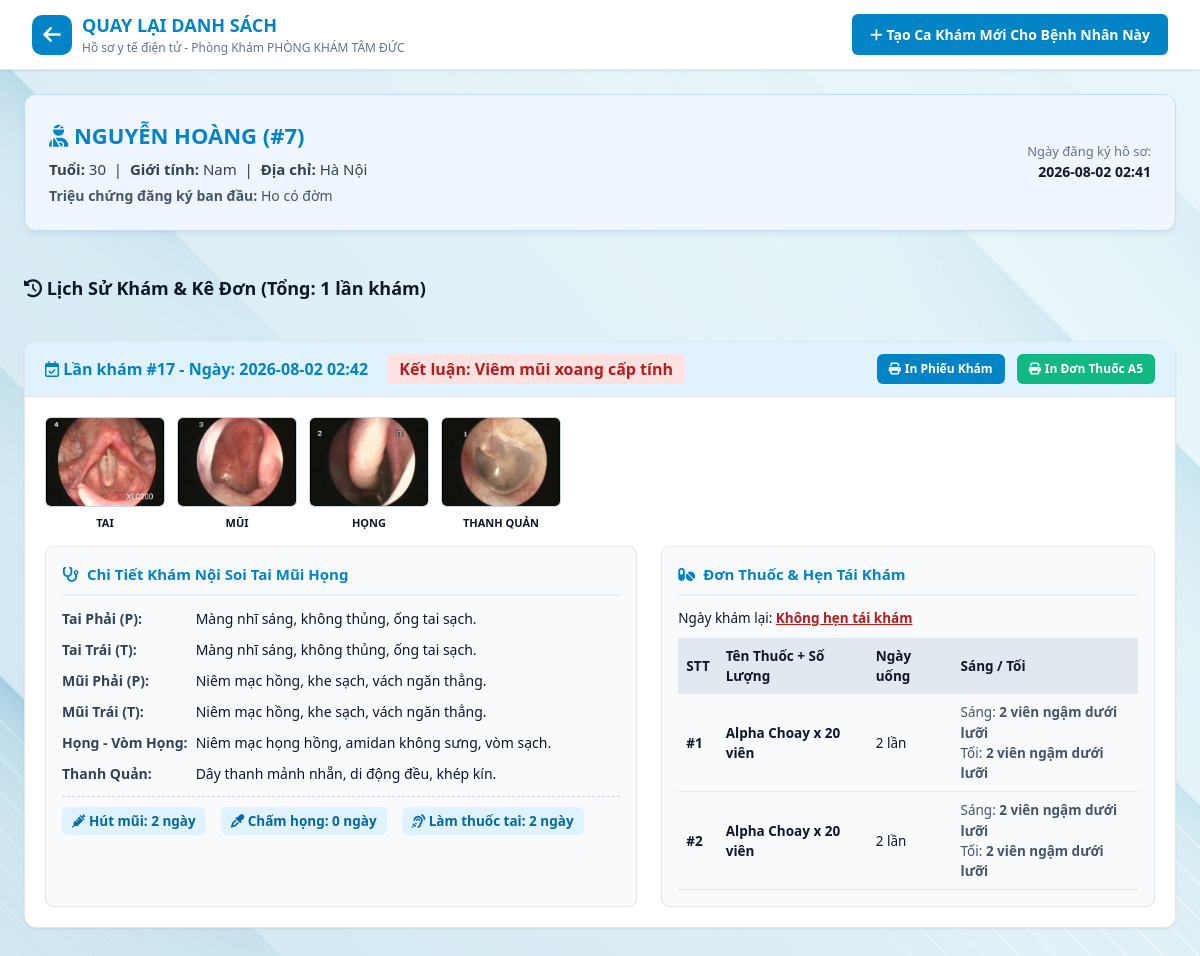
The app's page /patient/7 with its own data.
### tables this page shows
CREATE TABLE settings (
    key TEXT PRIMARY KEY,
    value TEXT
);

CREATE TABLE patients (
    id INTEGER PRIMARY KEY AUTOINCREMENT,
    full_name TEXT NOT NULL,
    age INTEGER,
    gender TEXT,
    address TEXT,
    symptom TEXT,
    created_at TIMESTAMP DEFAULT CURRENT_TIMESTAMP
);

CREATE TABLE examinations (
    id INTEGER PRIMARY KEY AUTOINCREMENT,
    patient_id INTEGER,
    tai_p TEXT,
    tai_t TEXT,
    mui_p TEXT,
    mui_t TEXT,
    vong_hong TEXT,
    thanh_quan TEXT,
    conclusion TEXT,
    image_1 TEXT,
    image_2 TEXT,
    image_3 TEXT,
    image_4 TEXT,
    hut_mui_days TEXT,
    cham_hong_days TEXT,
    lam_thuoc_tai_days TEXT,
    created_at TIMESTAMP DEFAULT CURRENT_TIMESTAMP,
    FOREIGN KEY (patient_id) REFERENCES patients(id)
);

CREATE TABLE prescriptions (
    id INTEGER PRIMARY KEY AUTOINCREMENT,
    examination_id INTEGER,
    re_exam_date TEXT,
    created_at TIMESTAMP DEFAULT CURRENT_TIMESTAMP,
    FOREIGN KEY (examination_id) REFERENCES examinations(id)
);

CREATE TABLE prescription_items (
    id INTEGER PRIMARY KEY AUTOINCREMENT,
    prescription_id INTEGER,
    medicine_name TEXT,
    times_per_day TEXT,
    morning_dose TEXT,
    evening_dose TEXT,
    FOREIGN KEY (prescription_id) REFERENCES prescriptions(id)
);

### app.py (the view)
@app.route('/patient/<int:patient_id>')
def patient_detail(patient_id):
    db = get_db()
    patient = db.execute('SELECT * FROM patients WHERE id = ?', (patient_id,)).fetchone()
    examinations = db.execute('''
        SELECT * FROM examinations
        WHERE patient_id = ?
        ORDER BY id DESC
    ''', (patient_id,)).fetchall()
    history = []
    for exam in examinations:
        prescription = db.execute('SELECT * FROM prescriptions WHERE examination_id = ?', (exam['id'],)).fetchone()
        items = []
        if prescription:
            items = db.execute('SELECT * FROM prescription_items WHERE prescription_id = ?', (prescription['id'],)).fetchall()
        history.append({
            'exam': exam,
            'prescription': prescription,
            'medicines': items
        })
    return render_template('patient_detail.html', patient=patient, history=history, settings=get_settings())

### app.py (called while the page is built)
def get_db():
    db = getattr(g, '_database', None)
    if db is None:
        db = g._database = sqlite3.connect(app.config['DATABASE'])
        db.row_factory = sqlite3.Row
    return db

@app.teardown_appcontext
def close_connection(exception):
    db = getattr(g, '_database', None)
    if db is not None:
        db.close()

def get_settings():
    db = get_db()
    db.execute('''
        CREATE TABLE IF NOT EXISTS settings (
            key TEXT PRIMARY KEY,
            value TEXT
        )
    ''')
    rows = db.execute('SELECT key, value FROM settings').fetchall()
    return {r['key']: r['value'] for r in rows}

### templates/patient_detail.html (shortened to what this page needs)
<!DOCTYPE html>
<html lang="vi">
<head>
    <link rel="stylesheet" href="https://cdnjs.cloudflare.com/ajax/libs/font-awesome/6.4.0/css/all.min.css">
    <link rel="stylesheet" href="{{ url_for('static', filename='css/style.css') }}">
</head>
<body>
    <header class="app-header">
        <div class="logo-area">
            <a href="/" style="text-decoration: none; color: inherit; display: flex; align-items: center; gap: 10px;">
                <div class="logo-icon"><i class="fa-solid fa-arrow-left"></i></div>
                <div class="logo-text">
                    <h1>QUAY LẠI DANH SÁCH</h1>
                    <p>Hồ sơ y tế điện tử - Phòng Khám {{ settings.clinic_name }}</p>
                </div>
            </a>
        </div>
        <a href="/noisoi/{{ patient.id }}" class="btn-action" style="padding: 10px 18px; font-size: 14px;">
            <i class="fa-solid fa-plus"></i> Tạo Ca Khám Mới Cho Bệnh Nhân Này
        </a>
    </header>
    <main class="main-container" style="grid-template-columns: 1fr; max-width: 1250px;">
        <section class="card" style="background: #eff6ff; border-color: #bfdbfe;">
            <div style="display: flex; justify-content: space-between; align-items: center;">
                <div>
                    <h2 style="color: var(--primary-color); font-size: 22px; margin-bottom: 6px;">
                        <i class="fa-solid fa-user-injured"></i> {{ patient.full_name }} (#{{ patient.id }})
                    </h2>
                    <p style="color: #334155; font-size: 15px;">
                        <b>Tuổi:</b> {{ patient.age }} &nbsp;|&nbsp;
                        <b>Giới tính:</b> {{ patient.gender }} &nbsp;|&nbsp;
                        <b>Địa chỉ:</b> {{ patient.address or 'Chưa cập nhật' }}
                    </p>
                    <p style="margin-top: 4px; color: #475569; font-size: 14px;">
                        <b>Triệu chứng đăng ký ban đầu:</b> {{ patient.symptom }}
                    </p>
                </div>
                <div style="text-align: right; color: #64748b; font-size: 13px;">
                    Ngày đăng ký hồ sơ:<br><b style="font-size: 14px; color: #0f172a;">{{ patient.created_at[:16] }}</b>
                </div>
            </div>
        </section>
        <h3 style="margin: 20px 0 15px 0; color: var(--text-main); font-size: 18px;">
            <i class="fa-solid fa-clock-rotate-left"></i> Lịch Sử Khám & Kê Đơn (Tổng: {{ history|length }} lần khám)
        </h3>
        {% if history %}
            {% for h in history %}
            <div class="history-card">
                <div class="history-header">
                    <div>
                        <b style="color: var(--primary-color); font-size: 16px;">
                            <i class="fa-regular fa-calendar-check"></i> Lần khám #{{ h.exam.id }} - Ngày: {{ h.exam.created_at[:16] }}
                        </b>
                        <span style="margin-left: 15px; color: #b91c1c; font-weight: bold; font-size: 16px; background: #fee2e2; padding: 4px 12px; border-radius: 6px;">
                            Kết luận: {{ h.exam.conclusion }}
                        </span>
                    </div>
                    <div>
                        <a href="/print/noisoi/{{ h.exam.id }}" class="btn-action" style="background: #0284c7;">
                            <i class="fa-solid fa-print"></i> In Phiếu Khám
                        </a>
                        {% if h.prescription %}
                        <a href="/print/donthuoc/{{ h.prescription.id }}" class="btn-action" style="background: #10b981; margin-left: 8px;">
                            <i class="fa-solid fa-print"></i> In Đơn Thuốc A5
                        </a>
                        {% else %}
                        <a href="/donthuoc/{{ h.exam.id }}" class="btn-action" style="background: #f59e0b; margin-left: 8px;">
                            <i class="fa-solid fa-plus"></i> Kê Đơn Thuốc
                        </a>
                        {% endif %}
                    </div>
                </div>
                <div class="history-body">
                    <div style="display: flex; gap: 12px; margin-bottom: 15px;">
                        {% if h.exam.image_1 %}
                        <div style="text-align: center;">
                            <img src="/static/uploads/{{ h.exam.image_1 }}" style="height: 90px; width: 120px; object-fit: cover; border-radius: 6px; border: 1px solid #cbd5e1;">
                            <div style="font-size: 11px; font-weight: bold; margin-top: 2px;">TAI</div>
                        </div>
                        {% endif %}
                        {% if h.exam.image_2 %}
                        <div style="text-align: center;">
                            <img src="/static/uploads/{{ h.exam.image_2 }}" style="height: 90px; width: 120px; object-fit: cover; border-radius: 6px; border: 1px solid #cbd5e1;">
                            <div style="font-size: 11px; font-weight: bold; margin-top: 2px;">MŨI</div>
                        </div>
                        {% endif %}
                        {% if h.exam.image_3 %}
                        <div style="text-align: center;">
                            <img src="/static/uploads/{{ h.exam.image_3 }}" style="height: 90px; width: 120px; object-fit: cover; border-radius: 6px; border: 1px solid #cbd5e1;">
                            <div style="font-size: 11px; font-weight: bold; margin-top: 2px;">HỌNG</div>
                        </div>
                        {% endif %}
                        {% if h.exam.image_4 %}
                        <div style="text-align: center;">
                            <img src="/static/uploads/{{ h.exam.image_4 }}" style="height: 90px; width: 120px; object-fit: cover; border-radius: 6px; border: 1px solid #cbd5e1;">
                            <div style="font-size: 11px; font-weight: bold; margin-top: 2px;">THANH QUẢN</div>
                        </div>
                        {% endif %}
                    </div>
                    <div class="exam-details-grid">
                        <div class="detail-box">
                            <div class="detail-title">
                                <i class="fa-solid fa-stethoscope"></i> Chi Tiết Khám Nội Soi Tai Mũi Họng
                            </div>
                            <div class="organ-row">
                                <b>Tai Phải (P):</b> {{ h.exam.tai_p or 'Bình thường' }}
                            </div>
                            <div class="organ-row">
                                <b>Tai Trái (T):</b> {{ h.exam.tai_t or 'Bình thường' }}
                            </div>
                            <div class="organ-row">
                                <b>Mũi Phải (P):</b> {{ h.exam.mui_p or 'Bình thường' }}
                            </div>
                            <div class="organ-row">
                                <b>Mũi Trái (T):</b> {{ h.exam.mui_t or 'Bình thường' }}
                            </div>
                            <div class="organ-row">
                                <b>Họng - Vòm Họng:</b> {{ h.exam.vong_hong or 'Bình thường' }}
                            </div>
                            <div class="organ-row">
                                <b>Thanh Quản:</b> {{ h.exam.thanh_quan or 'Bình thường' }}
                            </div>
                            <div class="procedure-tags">
                                <span><i class="fa-solid fa-syringe"></i> Hút mũi: <b>{{ h.exam.hut_mui_days or '0' }}</b> ngày</span>
                                <span><i class="fa-solid fa-eye-dropper"></i> Chấm họng: <b>{{ h.exam.cham_hong_days or '0' }}</b> ngày</span>
                                <span><i class="fa-solid fa-ear-listen"></i> Làm thuốc tai: <b>{{ h.exam.lam_thuoc_tai_days or '0' }}</b> ngày</span>
                            </div>
                        </div>
                        <div class="detail-box">
                            <div class="detail-title">
                                <i class="fa-solid fa-pills"></i> Đơn Thuốc & Hẹn Tái Khám
                            </div>
                            {% if h.medicines and h.medicines|length > 0 %}
                                <div style="margin-bottom: 10px; font-size: 13.5px;">
                                    Ngày khám lại: <b style="color: #b91c1c; text-decoration: underline;">{{ h.prescription.re_exam_date or 'Không hẹn tái khám' }}</b>
                                </div>
                                <table class="med-table">
                                    <thead>
                                        <tr>
                                            <th>STT</th>
                                            <th>Tên Thuốc + Số Lượng</th>
                                            <th>Ngày uống</th>
                                            <th>Sáng / Tối</th>
                                        </tr>
                                    </thead>
                                    <tbody>
                                        {% for item in h.medicines %}
                                        <tr>
                                            <td><b>#{{ loop.index }}</b></td>
                                            <td style="font-weight: bold; color: #0f172a;">{{ item.medicine_name }}</td>
                                            <td>{{ item.times_per_day }} lần</td>
                                            <td style="color: #475569;">Sáng: <b>{{ item.morning_dose }}</b><br>Tối: <b>{{ item.evening_dose }}</b></td>
                                        </tr>
                                        {% endfor %}
                                    </tbody>
                                </table>
                            {% endif %}
                        </div>
                    </div>
                </div>
            </div>
            {% endfor %}
        {% else %}
            <div class="card" style="text-align: center; color: #64748b; padding: 40px;">
                Bệnh nhân này chưa có lịch sử nội soi hay đơn thuốc nào.
            </div>
        {% endif %}
    </main>
</body>
</html>

### static/css/style.css (style rules this page uses)
:root { --primary-color: #0284c7; --primary-hover: #0369a1; --primary-light: #e0f2fe; --bg-main: #f8fafc; --card-bg: #ffffff; --text-main: #0f172a; --text-muted: #64748b; --border-color: #e2e8f0; --shadow-sm: 0 1px 3px rgba(0,0,0,0.05), 0 1px 2px rgba(0,0,0,0.03); --shadow-md: 0 4px 6px -1px rgba(0,0,0,0.05), 0 2px 4px -1px rgba(0,0,0,0.03); --shadow-lg: 0 10px 15px -3px rgba(0,0,0,0.05), 0 4px 6px -2px rgba(0,0,0,0.02); --radius: 12px; }
* { box-sizing: border-box; margin: 0; padding: 0; font-family: 'Segoe UI', Roboto, Helvetica, Arial, sans-serif; }
body { background: url('../images/bg-medical.jpg') no-repeat center center fixed; background-size: cover; color: var(--text-main); line-height: 1.5; min-height: 100vh; }
.app-header { background: var(--card-bg); border-bottom: 1px solid var(--border-color); padding: 12px 32px; display: flex; justify-content: space-between; align-items: center; box-shadow: var(--shadow-sm); position: sticky; top: 0; z-index: 100; }
.main-container { max-width: 1450px !important; margin: 20px auto; padding: 0 20px; }
.logo-area { display: flex; align-items: center; gap: 12px; }
.logo-icon { background: var(--primary-color); color: white; width: 40px; height: 40px; border-radius: 10px; display: flex; align-items: center; justify-content: center; font-size: 20px; font-weight: bold; }
.logo-text h1 { font-size: 18px; color: var(--primary-color); font-weight: 700; }
.logo-text p { font-size: 12px; color: var(--text-muted); }
.main-container { max-width: 1400px; margin: 24px auto; padding: 0 24px; display: grid; grid-template-columns: 420px 1fr; gap: 24px; }
.card { background: var(--card-bg); border-radius: var(--radius); border: 1px solid var(--border-color); box-shadow: var(--shadow-md); padding: 24px; }
.btn-action { background: var(--primary-color); color: white; text-decoration: none; padding: 6px 12px; border-radius: 6px; font-size: 12px; font-weight: 600; display: inline-flex; align-items: center; gap: 4px; transition: background 0.2s; }
.history-card { border: 1px solid var(--border-color); border-radius: var(--radius); margin-bottom: 20px; background: #fff; overflow: hidden; box-shadow: var(--shadow-sm); }
.history-header { background: var(--primary-light); padding: 12px 20px; display: flex; justify-content: space-between; align-items: center; border-bottom: 1px solid var(--border-color); }
.history-body { padding: 20px; }

### templates/patient_detail.html (style rules this page uses)
.exam-details-grid { display: grid; grid-template-columns: 1.2fr 1fr; gap: 24px; margin-top: 15px; }
.detail-box { background: #f8fafc; border: 1px solid var(--border-color); border-radius: 8px; padding: 16px; }
.detail-title { font-weight: 700; color: var(--primary-color); font-size: 15px; border-bottom: 2px solid var(--primary-light); padding-bottom: 8px; margin-bottom: 12px; display: flex; align-items: center; gap: 8px; }
.organ-row { margin-bottom: 10px; font-size: 14px; line-height: 1.5; }
.organ-row b { color: #334155; display: inline-block; min-width: 130px; }
.procedure-tags { display: flex; gap: 15px; margin-top: 12px; padding-top: 10px; border-top: 1px dashed #cbd5e1; font-size: 13.5px; }
.procedure-tags span { background: #e0f2fe; color: #0369a1; padding: 4px 10px; border-radius: 6px; font-weight: 600; }
.med-table { width: 100%; border-collapse: collapse; margin-top: 10px; font-size: 13.5px; }
.med-table th { background: #e2e8f0; text-align: left; padding: 8px; font-weight: 700; }
.med-table td { padding: 8px; border-bottom: 1px solid #e2e8f0; }

### records on screen
settings: clinic_name "PHÒNG KHÁM TÂM ĐỨC"
patients: full_name "NGUYỄN HOÀNG", id "7", age "30", gender "Nam", address "Hà Nội", symptom "Ho có đờm", created_at "2026-08-02 02:41"
examinations: exam.id "17", exam "2026-08-02 02:42", exam.conclusion "Viêm mũi xoang cấp tính", exam.image_1 (picture), exam.image_2 (picture), exam.image_3 (picture), exam.image_4 (picture), exam "Màng nhĩ sáng, không thủng, ống tai sạch.", exam "Màng nhĩ sáng, không thủng, ống tai sạch.", exam "Niêm mạc hồng, khe sạch, vách ngăn thẳng.", exam "Niêm mạc hồng, khe sạch, vách ngăn thẳng.", exam "Niêm mạc họng hồng, amidan không sưng, vòm sạch.", exam "Dây thanh mảnh nhẵn, di động đều, khép kín.", exam "2", exam "0", exam "2"
prescriptions: prescription "Không hẹn tái khám"
prescription_items: medicine_name "Alpha Choay x 20 viên", times_per_day "2", morning_dose "2 viên ngậm dưới lưỡi", evening_dose "2 viên ngậm dưới lưỡi"
prescription_items: medicine_name "Alpha Choay x 20 viên", times_per_day "2", morning_dose "2 viên ngậm dưới lưỡi", evening_dose "2 viên ngậm dưới lưỡi"

### other values on screen
{{ history|length }} "1"
